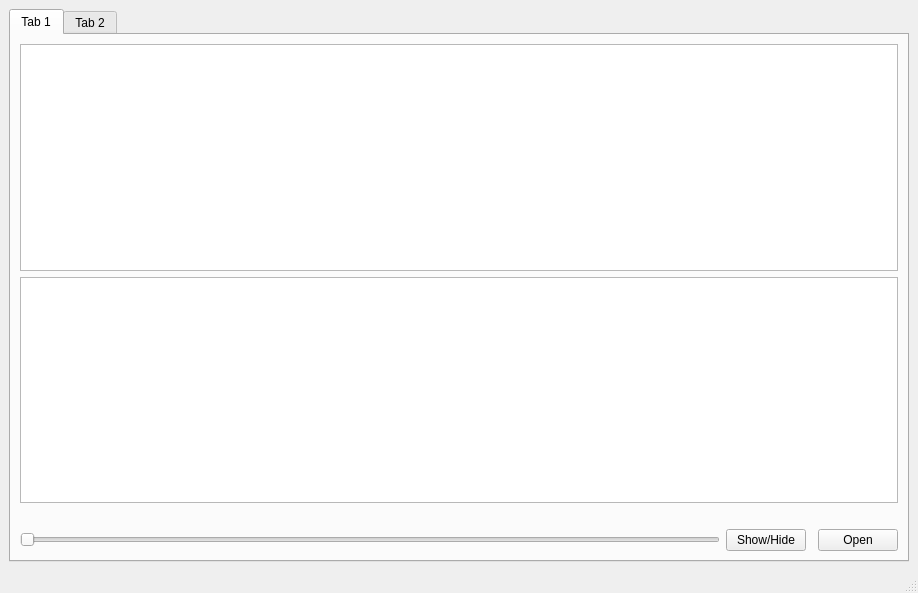
<?xml version="1.0" encoding="UTF-8"?>
<ui version="4.0">
 <class>MainWindow</class>
 <widget class="QMainWindow" name="MainWindow">
  <property name="geometry">
   <rect>
    <x>0</x>
    <y>0</y>
    <width>918</width>
    <height>593</height>
   </rect>
  </property>
  <property name="windowTitle">
   <string>MainWindow</string>
  </property>
  <widget class="QWidget" name="centralwidget">
   <layout class="QGridLayout" name="gridLayout_3">
    <item row="0" column="0">
     <widget class="QTabWidget" name="tab1Widget">
      <property name="currentIndex">
       <number>0</number>
      </property>
      <widget class="QWidget" name="tab_1">
       <attribute name="title">
        <string>Tab 1</string>
       </attribute>
       <layout class="QGridLayout" name="gridLayout">
        <item row="2" column="0">
         <widget class="QSlider" name="freqSlider">
          <property name="orientation">
           <enum>Qt::Horizontal</enum>
          </property>
         </widget>
        </item>
        <item row="1" column="0">
         <spacer name="horizontalSpacer_2">
          <property name="orientation">
           <enum>Qt::Horizontal</enum>
          </property>
          <property name="sizeHint" stdset="0">
           <size>
            <width>40</width>
            <height>20</height>
           </size>
          </property>
         </spacer>
        </item>
        <item row="2" column="1">
         <widget class="QPushButton" name="showButton">
          <property name="text">
           <string>Show/Hide</string>
          </property>
         </widget>
        </item>
        <item row="2" column="3">
         <widget class="QPushButton" name="openButton">
          <property name="text">
           <string>Open</string>
          </property>
         </widget>
        </item>
        <item row="0" column="0" colspan="4">
         <layout class="QGridLayout" name="gridLayout_4">
          <item row="0" column="0">
           <widget class="PlotWidget" name="mainGraph"/>
          </item>
          <item row="1" column="0">
           <widget class="PlotWidget" name="secondaryGraph"/>
          </item>
         </layout>
        </item>
       </layout>
      </widget>
      <widget class="QWidget" name="tab_2">
       <attribute name="title">
        <string>Tab 2</string>
       </attribute>
       <layout class="QGridLayout" name="gridLayout_2">
        <item row="0" column="0">
         <layout class="QVBoxLayout" name="verticalLayout_3">
          <item>
           <layout class="QGridLayout" name="SinusoidalGridLayout">
            <item row="0" column="0">
             <widget class="PlotWidget" name="sinGraph"/>
            </item>
           </layout>
          </item>
          <item>
           <layout class="QVBoxLayout" name="verticalLayout_2">
            <item>
             <layout class="QVBoxLayout" name="verticalLayout">
              <item>
               <layout class="QHBoxLayout" name="horizontalLayout">
                <item>
                 <widget class="QLabel" name="freqlabel">
                  <property name="text">
                   <string>Frequency</string>
                  </property>
                 </widget>
                </item>
                <item>
                 <widget class="QLineEdit" name="EditFrequency"/>
                </item>
               </layout>
              </item>
              <item>
               <layout class="QHBoxLayout" name="horizontalLayout_3">
                <item>
                 <widget class="QLabel" name="label">
                  <property name="text">
                   <string>Magnitude</string>
                  </property>
                 </widget>
                </item>
                <item>
                 <widget class="QLineEdit" name="EditMagnitude"/>
                </item>
               </layout>
              </item>
              <item>
               <layout class="QHBoxLayout" name="horizontalLayout_4">
                <item>
                 <widget class="QLabel" name="label_2">
                  <property name="text">
                   <string>Phase Shift</string>
                  </property>
                 </widget>
                </item>
                <item>
                 <widget class="QLineEdit" name="EditPhaseShift"/>
                </item>
               </layout>
              </item>
             </layout>
            </item>
            <item>
             <layout class="QHBoxLayout" name="horizontalLayout_2">
              <item>
               <spacer name="horizontalSpacer">
                <property name="orientation">
                 <enum>Qt::Horizontal</enum>
                </property>
                <property name="sizeHint" stdset="0">
                 <size>
                  <width>40</width>
                  <height>20</height>
                 </size>
                </property>
               </spacer>
              </item>
              <item>
               <widget class="QPushButton" name="okButton">
                <property name="text">
                 <string>OK</string>
                </property>
               </widget>
              </item>
              <item>
               <widget class="QPushButton" name="addButton">
                <property name="text">
                 <string>Add</string>
                </property>
               </widget>
              </item>
             </layout>
            </item>
           </layout>
          </item>
         </layout>
        </item>
        <item row="0" column="1">
         <layout class="QVBoxLayout" name="verticalLayout_4">
          <item>
           <layout class="QGridLayout" name="SummationGridLayout">
            <item row="0" column="0">
             <widget class="PlotWidget" name="synSignalGraph"/>
            </item>
           </layout>
          </item>
          <item>
           <layout class="QHBoxLayout" name="horizontalLayout_5">
            <property name="sizeConstraint">
             <enum>QLayout::SetNoConstraint</enum>
            </property>
            <item>
             <widget class="QComboBox" name="comboBoxChooseSignal"/>
            </item>
            <item>
             <widget class="QPushButton" name="addToMainGraphButton">
              <property name="text">
               <string>Add to main graph</string>
              </property>
             </widget>
            </item>
            <item>
             <widget class="QPushButton" name="deleteButton">
              <property name="text">
               <string>Delete</string>
              </property>
             </widget>
            </item>
            <item>
             <widget class="QPushButton" name="SaveButton">
              <property name="text">
               <string>Save</string>
              </property>
             </widget>
            </item>
           </layout>
          </item>
         </layout>
        </item>
       </layout>
      </widget>
     </widget>
    </item>
   </layout>
  </widget>
  <widget class="QMenuBar" name="menubar">
   <property name="geometry">
    <rect>
     <x>0</x>
     <y>0</y>
     <width>918</width>
     <height>21</height>
    </rect>
   </property>
  </widget>
  <widget class="QStatusBar" name="statusbar"/>
  <action name="actionopen">
   <property name="text">
    <string>Open</string>
   </property>
  </action>
  <action name="actionSave">
   <property name="text">
    <string>Save</string>
   </property>
  </action>
 </widget>
 <customwidgets>
  <customwidget>
   <class>PlotWidget</class>
   <extends>QGraphicsView</extends>
   <header location="global">pyqtgraph</header>
  </customwidget>
 </customwidgets>
 <resources/>
 <connections/>
</ui>
